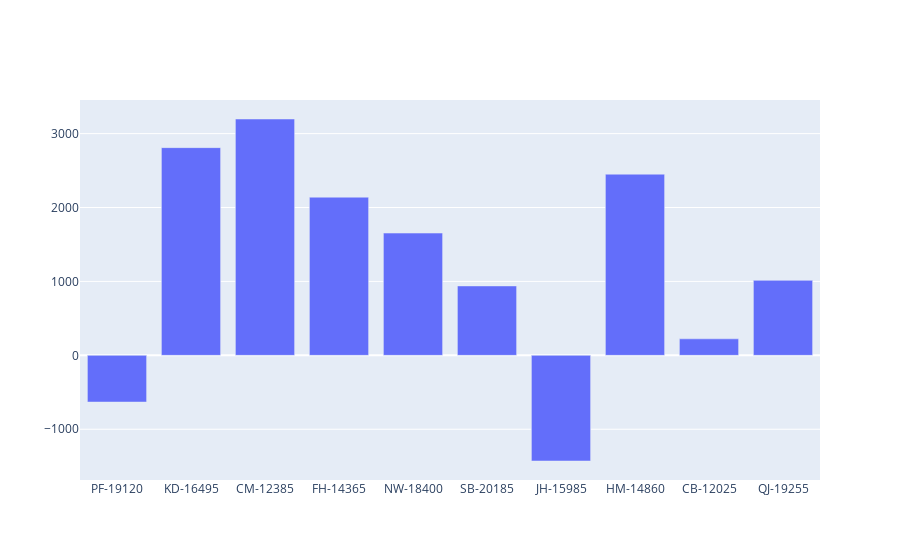

Notebook code cell kept with this figure:
### Code cell
data = go.Bar(
    x = data_7.customer_id,
    y = data_7.profit,
)

fig = go.Figure(data=data)
iplot(fig)

### Figure 1 — Plotly figure (JSON) as saved in the notebook; plotly's stock layout.template omitted (floating-point values rounded to 4 significant figures)
{"data": [{"type": "bar", "x": ["PF-19120", "KD-16495", "CM-12385", "FH-14365", "NW-18400", "SB-20185", "JH-15985", "HM-14860", "CB-12025", "QJ-19255"], "y": [-632.0, 2810.0, 3197.0, 2140.0, 1654.0, 939.2, -1429.0, 2451.0, 223.4, 1014.0]}], "layout": {}}
